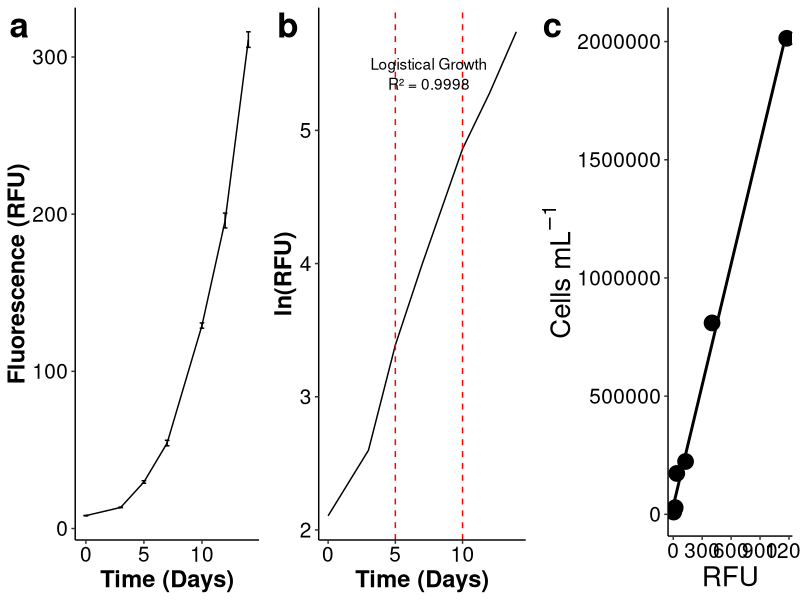

The R script that drew this image:
# This script plots a curve culture and RFU x cell count relationships

# Load required packages
library(here)
library(tidyverse)
library(ggpubr)


# Load in data fror curve culture
curve_data <- read.csv('curve_culture.csv')

curve_1 <- ggplot(curve_data, aes(x= Day, y=RFU)) +
  geom_path() +
  xlab('Time (Days)') +
  ylab('Fluorescence (RFU)') +
  theme_classic() +
  theme(axis.text=element_text(size=15, color = 'black'), 
        axis.title = element_text(size= 17, face='bold')) +
  geom_errorbar(aes(ymin= RFU-stdev, ymax= RFU+stdev), width= .4)

curve_2 <- ggplot(curve_data, aes(x=Day, y=log(RFU))) +
  geom_path() +
  xlab('Time (Days)') +
  ylab('ln(RFU)') +
  theme_classic() +
  geom_vline(xintercept = 5, linetype="dashed", color = "red") +
  geom_vline(xintercept = 10, linetype="dashed", color = "red") +
  annotate('text', x= 7.5, y=5.5, label= 'Logistical Growth') +
  annotate('text', x= 7.5, y=5.35, label= 'R² = 0.9998') +
  theme(axis.text=element_text(size=15, color = 'black'), 
        axis.title = element_text(size= 17, face='bold'))

log_phase <- curve_data[1:3,]

summary(lm(Day~log(RFU), data= log_phase))



# Load in data from curve culture
curve <- read.csv('RFU_cellcnt_curve.csv') |> 
  mutate(Mean_RFU = as.numeric(Mean_RFU))

curve_line <- lm(curve$Mean_RFU ~ curve$Cell_Count) 
summary(curve_line)

cells_rfu_lm <- ggplot(curve, 
       aes(x = Mean_RFU, 
           y = Cell_Count)) +
  geom_point(size = 5) +
  geom_smooth(color = 'black', 
              method = 'lm', 
              se = FALSE) +
  theme_classic() +
  ylab(bquote('Cells mL'^-1)) +
  xlab('RFU')+
  theme(axis.text=element_text(size=15, color = 'black'), 
        axis.title = element_text(size= 20))
  
# Facet plots together 
curve_plots <- ggarrange(curve_1, 
          curve_2, 
          cells_rfu_lm, 
          nrow = 1, 
          ncol = 3, 
          labels = c("a", "b", "c"),
          font.label = list(size = 25, 
                            color = "black"))

ggsave(curve_plots, 
       file = here("Fig_S1/Fig_S1_curve_cultures.pdf"), 
       width = 20, 
       height = 8)

